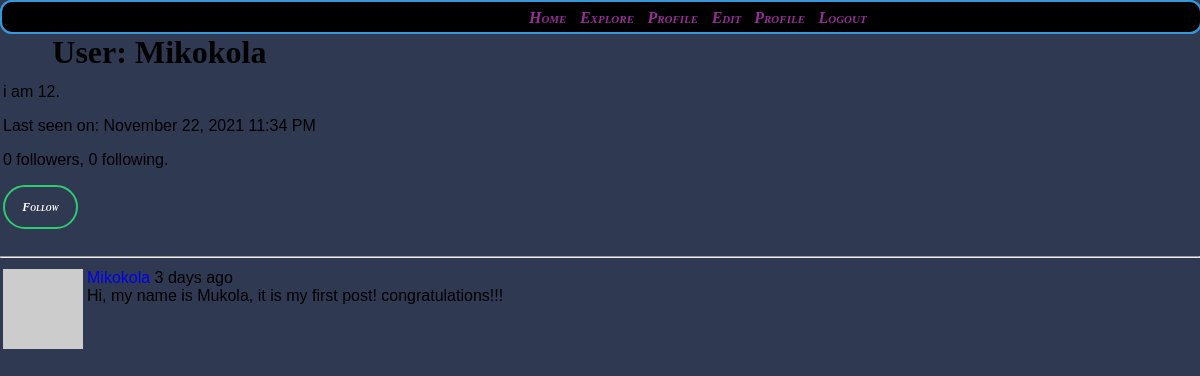
/user/Mikokola (signed in), run on the app's committed database.
### app/models.py (models this page shows, shortened)
class User(UserMixin, db.Model):
    id = db.Column(db.Integer, primary_key=True)
    username = db.Column(db.String(64), index=True, unique=True)
    email = db.Column(db.String(120), index=True, unique=True)
    password_hash = db.Column(db.String(128))
    posts = db.relationship('Post', backref='author', lazy='dynamic')
    about_me = db.Column(db.String(150))
    last_seen = db.Column(db.DateTime, default=datetime.utcnow)
    def avatar(self, size):
        digest = md5(self.email.lower().encode('utf-8')).hexdigest()
        return 'https://www.gravatar.com/avatar/{}?d=identicon&s={}'.format(
            digest, size)
    followed = db.relationship(
        'User', secondary=followers,
        primaryjoin=(followers.c.follower_id == id),
        secondaryjoin=(followers.c.followed_id == id),
        backref=db.backref('followers', lazy='dynamic'), lazy='dynamic')
    def is_following(self, user):
        return self.followed.filter(
            followers.c.followed_id == user.id).count() > 0

class Post(db.Model):
    id = db.Column(db.Integer, primary_key=True)
    body = db.Column(db.String(140))
    timestamp = db.Column(db.DateTime, index=True, default=datetime.utcnow)
    user_id = db.Column(db.Integer, db.ForeignKey('user.id'))

### app/routes.py (the view)
@app.route('/user/<username>')
@login_required
def user(username):
    print('')
    print('')
    print( url_for('user', username=username))
    user = User.query.filter_by(username=username).first_or_404()
    page = request.args.get('page', 1, type=int)
    posts = user.posts.order_by(Post.timestamp.desc()).paginate(
        page, app.config['POSTS_PER_PAGE'], False)
    next_url = url_for('user', username=user.username, page=posts.next_num) if posts.has_next else None
    prev_url = url_for('user', username=user.username, page=posts.prev_num) if posts.has_prev else None
    form = EmptyForm()
    return render_template('user.html', user = user, posts = posts.items, next_url = next_url, prev_url = prev_url, form = form, title='Profile')

### app/forms.py
class EmptyForm(FlaskForm):
    submit = SubmitField(_l('Submit'))

### app/models.py (called while the page is built)
@login.user_loader
def load_user(id):
    return User.query.get(int(id))

### app/routes.py (called while the page is built)
@app.before_request
def before_request():
    if current_user.is_authenticated:
        current_user.last_seen = datetime.utcnow()
        db.session.commit()

### app/templates/user.html (shortened to what this page needs)
{% extends "index.html" %}
{% block head %}<link rel="stylesheet" href="/static/css/user.css" type="text/css">{% endblock %}
{% block content %}
    <table>
            <tr valign="top">
                    <td>
            <h1>User: {{ user.username }}</h1>
            {% if user.about_me %}<p>{{ user.about_me }}</p>{% endif %}
            {% if user.last_seen %}
            <p>Last seen on: {{ moment(user.last_seen).format('LLL') }}</p>
            {% endif %}
            <p>{{ user.followers.count() }} followers, {{ user.followed.count() }} following.</p>
            {% if user == current_user %}
                <br>
                <p><a id ="edit_profile" href="{{ url_for('edit_profile') }}">Edit your profile</a></p>
                <p><a  id ="delete_post" href="{{ url_for('delete_post')}}">Delete Post</a></p>
                {% elif not current_user.is_following(user) %}
                <p>
                    <form action="{{ url_for('follow', username=user.username) }}" method="post">
                        {{ form.submit(value='Follow') }}
                    </form>
                </p>
                {% endif %}
            </td>
        </tr>
    </table>
    <hr>
{% for post in posts %}
    {% include '_post.html' %}
{% endfor %}
{% endblock %}

### app/templates/index.html (shortened to what this page needs)
<!DOCTYPE html>
<html lang="en">
<head>
    <link rel="stylesheet" href="/static/css/general.css" type="text/css">
    <link rel="stylesheet" href="/static/css/body.css" type="text/css">
    <link rel="stylesheet" href="/static/css/index.css" type="text/css">
{% block head %}{% endblock %}
</head>
<body>
<div class="content", id="footer">
    <a href="{{ url_for('index') }}">Home</a>
    <a href="{{ url_for('explore') }}">Explore</a>
    {% if current_user.is_anonymous %}
    <a href="{{ url_for('login') }}">Login</a>
    {% else %}
    <a href="{{ url_for('user', username=current_user.username) }}">Profile</a>
    <a href="{{ url_for('edit_profile')}}">Edit Profile</a>
    <a href="{{ url_for('logout') }}">Logout</a>
    {% endif %}
</div>
{% block content %}{% endblock %}
</body>
</html>

### app/templates/_post.html
{% extends "user.html" %}
{% block head %}<link rel="stylesheet" href="/static/css/user.css" type="text/css">{% endblock %}
{% block content %}
<table>
    <tr valign="top">
        <td><img src="{{ post.author.avatar(36) }}"></td>
        <td>
            <a href="{{ url_for('user', username=post.author.username) }}">
                {{ post.author.username }}
            </a>
            {{ moment(post.timestamp).fromNow() }}
            <br>{{ post.body }}
        </td>
    </tr>
</table>
{% endblock %}

### app/static/css/general.css (style rules this page uses)
.content { background: black; border:0; border-radius: 12px; width:99.8%; height:30px; border: 2px solid #3498db; position: fixed; top: 0; word-spacing: 9px; transition: 0.7s; }
.content a { color: rgb(150, 46, 150); border: 0; position: relative; left: 44%; font: italic small-caps bold 16px/2 cursive; text-decoration: none; }
a { text-decoration: none; }

### app/static/css/body.css (style rules this page uses)
body { background-color: #303952; margin: 0; padding: 0; font-family: sans-serif; height: 100%; }
h1 { text-align: center; color: black; font-family: veranda; position: relative; top: 10px; }

### app/static/css/index.css (style rules this page uses)
input[type="submit"] { border: 0; background: none; width: 75px; display: block; text-align: center; border: 2px solid #2ecc71; padding: 14px 10px; outline: none; color: white; border-radius: 24px; transition: 0.7s; cursor: pointer; font: italic small-caps bold 12px/1 cursive; }

### data on the page
User: username "Mikokola", about_me "i am 12.", last_seen "November 22, 2021 11:34 PM"
Post: author.username "Mikokola", timestamp "3 days ago", body "Hi, my name is Mukola, it is my first post! congratulations!!!"

### other printed values
{{ user.followers.count() }} "0"
{{ user.followed.count() }} "0"
